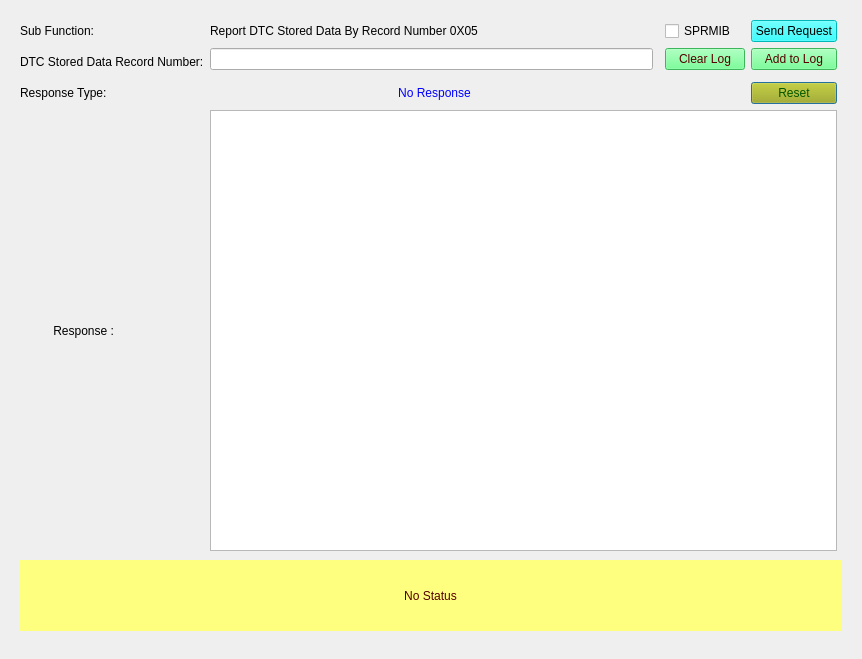
<?xml version="1.0" encoding="UTF-8"?>
<ui version="4.0">
 <class>Form_SID_19_05</class>
 <widget class="QDialog" name="Form_SID_19_05">
  <property name="geometry">
   <rect>
    <x>0</x>
    <y>0</y>
    <width>862</width>
    <height>659</height>
   </rect>
  </property>
  <property name="windowTitle">
   <string>Report DTC Stored Data By Record Number</string>
  </property>
  <widget class="QWidget" name="layoutWidget">
   <property name="geometry">
    <rect>
     <x>20</x>
     <y>20</y>
     <width>817</width>
     <height>531</height>
    </rect>
   </property>
   <layout class="QGridLayout" name="gridLayout_2">
    <property name="sizeConstraint">
     <enum>QLayout::SetNoConstraint</enum>
    </property>
    <item row="6" column="1" colspan="4">
     <widget class="QTextBrowser" name="textBrowser_Resp"/>
    </item>
    <item row="3" column="4">
     <widget class="QPushButton" name="pushButton_reset">
      <property name="styleSheet">
       <string notr="true">background-color: rgb(170, 170, 0);
font: 75 8pt &quot;MS Shell Dlg 2&quot;;
color: rgb(0, 85, 0);</string>
      </property>
      <property name="text">
       <string>Reset</string>
      </property>
     </widget>
    </item>
    <item row="3" column="1" colspan="2">
     <widget class="QLabel" name="label_ResType">
      <property name="autoFillBackground">
       <bool>false</bool>
      </property>
      <property name="styleSheet">
       <string notr="true">color: rgb(0, 0, 255);</string>
      </property>
      <property name="text">
       <string>No Response</string>
      </property>
      <property name="alignment">
       <set>Qt::AlignCenter</set>
      </property>
     </widget>
    </item>
    <item row="1" column="1">
     <widget class="QLineEdit" name="lineEdit_DTCStoredDataRecNum">
      <property name="toolTip">
       <string>&lt;html&gt;&lt;head/&gt;&lt;body&gt;&lt;p&gt;Enter DTC Stored Data Record Number in hexadecimal format of 1 Byte&lt;/p&gt;&lt;/body&gt;&lt;/html&gt;</string>
      </property>
     </widget>
    </item>
    <item row="0" column="3">
     <widget class="QCheckBox" name="checkBox_suppressposmsg">
      <property name="toolTip">
       <string>If selected then Suppress Positive Response Message Indication bit will be set in Subfunction</string>
      </property>
      <property name="text">
       <string>SPRMIB</string>
      </property>
     </widget>
    </item>
    <item row="3" column="0">
     <widget class="QLabel" name="label_5">
      <property name="text">
       <string>Response Type: </string>
      </property>
     </widget>
    </item>
    <item row="1" column="3">
     <widget class="QPushButton" name="pushButton_clearLog">
      <property name="styleSheet">
       <string notr="true">background-color: rgb(85, 255, 127);
color: rgb(85, 0, 0);</string>
      </property>
      <property name="text">
       <string>Clear Log</string>
      </property>
     </widget>
    </item>
    <item row="0" column="1" colspan="2">
     <widget class="QLabel" name="subFunction_Name">
      <property name="text">
       <string>Report DTC Stored Data By Record Number 0X05 </string>
      </property>
     </widget>
    </item>
    <item row="1" column="4">
     <widget class="QPushButton" name="pushButton_appendLog">
      <property name="styleSheet">
       <string notr="true">background-color: rgb(85, 255, 127);
color: rgb(85, 0, 0);</string>
      </property>
      <property name="text">
       <string>Add to Log</string>
      </property>
     </widget>
    </item>
    <item row="0" column="0">
     <widget class="QLabel" name="label_subFunction">
      <property name="text">
       <string>Sub Function:</string>
      </property>
     </widget>
    </item>
    <item row="6" column="0">
     <widget class="QLabel" name="label_4">
      <property name="text">
       <string>          Response : </string>
      </property>
     </widget>
    </item>
    <item row="0" column="4">
     <widget class="QPushButton" name="pushButton_Send19_05Req">
      <property name="toolTip">
       <string>&lt;html&gt;&lt;head/&gt;&lt;body&gt;&lt;p&gt;Sends the 19 service subfunction 05 request to ECU&lt;/p&gt;&lt;/body&gt;&lt;/html&gt;</string>
      </property>
      <property name="styleSheet">
       <string notr="true">background-color: rgb(0, 255, 255);
border-color: rgb(0, 0, 0);
color: rgb(0, 0, 0);</string>
      </property>
      <property name="text">
       <string>Send Request</string>
      </property>
     </widget>
    </item>
    <item row="1" column="0" rowspan="2">
     <widget class="QLabel" name="DTCStoredDataRecNum_label">
      <property name="text">
       <string>DTC Stored Data Record Number:</string>
      </property>
     </widget>
    </item>
   </layout>
  </widget>
  <widget class="QLabel" name="label_status">
   <property name="geometry">
    <rect>
     <x>20</x>
     <y>560</y>
     <width>821</width>
     <height>71</height>
    </rect>
   </property>
   <property name="styleSheet">
    <string notr="true">background-color: rgb(255, 255, 127);
color: rgb(85, 0, 0);
border-color: rgb(0, 0, 255);</string>
   </property>
   <property name="text">
    <string>No Status</string>
   </property>
   <property name="alignment">
    <set>Qt::AlignCenter</set>
   </property>
   <property name="wordWrap">
    <bool>true</bool>
   </property>
  </widget>
 </widget>
 <resources/>
 <connections/>
</ui>
